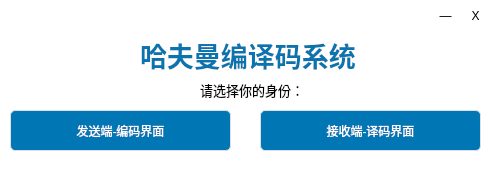
<?xml version="1.0" encoding="UTF-8"?>
<ui version="4.0">
 <class>mainwindow</class>
 <widget class="QWidget" name="mainwindow">
  <property name="geometry">
   <rect>
    <x>0</x>
    <y>0</y>
    <width>491</width>
    <height>171</height>
   </rect>
  </property>
  <property name="windowTitle">
   <string>mainwindow</string>
  </property>
  <widget class="QFrame" name="LoginMenu">
   <property name="geometry">
    <rect>
     <x>0</x>
     <y>0</y>
     <width>491</width>
     <height>171</height>
    </rect>
   </property>
   <property name="styleSheet">
    <string notr="true">background-color: rgb(255, 255, 255);</string>
   </property>
   <property name="frameShape">
    <enum>QFrame::NoFrame</enum>
   </property>
   <property name="frameShadow">
    <enum>QFrame::Raised</enum>
   </property>
   <widget class="QPushButton" name="Close_Button">
    <property name="geometry">
     <rect>
      <x>460</x>
      <y>0</y>
      <width>31</width>
      <height>31</height>
     </rect>
    </property>
    <property name="styleSheet">
     <string notr="true">QPushButton{
border-style:outset;
background-color: rgba(255, 255, 255, 0);
border-radius:0px
}

QPushButton:hover{ 
	background-color: rgb(255, 0, 0);
}
 
QPushButton:pressed{
	background-color: rgb(220,92,102);
}</string>
    </property>
    <property name="text">
     <string>X</string>
    </property>
   </widget>
   <widget class="QPushButton" name="Hide_Button">
    <property name="geometry">
     <rect>
      <x>430</x>
      <y>0</y>
      <width>31</width>
      <height>31</height>
     </rect>
    </property>
    <property name="styleSheet">
     <string notr="true">QPushButton{
border-style:outset;
background-color: rgba(255, 255, 255, 0);
border-radius:0px
}

QPushButton:hover{ 
	background-color: rgb(239, 231, 231);
}
 
QPushButton:pressed{
	background-color: rgb(243,234,234);
}</string>
    </property>
    <property name="text">
     <string>—</string>
    </property>
   </widget>
   <widget class="QPushButton" name="Sender_Button">
    <property name="geometry">
     <rect>
      <x>10</x>
      <y>110</y>
      <width>221</width>
      <height>41</height>
     </rect>
    </property>
    <property name="cursor">
     <cursorShape>OpenHandCursor</cursorShape>
    </property>
    <property name="styleSheet">
     <string notr="true">QPushButton {
    background-color: #0076b4;
    border: 1px solid #dcdfe6;
    padding: 10px;
    border-radius: 5px;
	color: rgb(255, 255, 255);
	font: 600 10pt &quot;Segoe UI Variable Text Semibold&quot;;
}

QPushButton:hover {
    background-color: #ecf5ff;
    color: #409eff;
}
</string>
    </property>
    <property name="text">
     <string>发送端-编码界面</string>
    </property>
   </widget>
   <widget class="QPushButton" name="Receiver_Button">
    <property name="geometry">
     <rect>
      <x>260</x>
      <y>110</y>
      <width>221</width>
      <height>41</height>
     </rect>
    </property>
    <property name="cursor">
     <cursorShape>OpenHandCursor</cursorShape>
    </property>
    <property name="styleSheet">
     <string notr="true">QPushButton {
    background-color: #0076b4;
    border: 1px solid #dcdfe6;
    padding: 10px;
    border-radius: 5px;
	color: rgb(255, 255, 255);
	font: 600 10pt &quot;Segoe UI Variable Text Semibold&quot;;
}

QPushButton:hover {
    background-color: #ecf5ff;
    color: #409eff;
}
</string>
    </property>
    <property name="text">
     <string>接收端-译码界面</string>
    </property>
   </widget>
   <widget class="QLabel" name="Welcome_Label_3">
    <property name="geometry">
     <rect>
      <x>140</x>
      <y>30</y>
      <width>231</width>
      <height>51</height>
     </rect>
    </property>
    <property name="text">
     <string>&lt;html&gt;&lt;head/&gt;&lt;body&gt;&lt;p&gt;&lt;span style=&quot; font-size:20pt; font-weight:700; color:#0974ae;&quot;&gt;哈夫曼编译码系统&lt;/span&gt;&lt;/p&gt;&lt;/body&gt;&lt;/html&gt;</string>
    </property>
   </widget>
   <widget class="QLabel" name="label">
    <property name="geometry">
     <rect>
      <x>200</x>
      <y>80</y>
      <width>121</width>
      <height>20</height>
     </rect>
    </property>
    <property name="text">
     <string>&lt;html&gt;&lt;head/&gt;&lt;body&gt;&lt;p&gt;&lt;span style=&quot; font-size:10pt;&quot;&gt;请选择你的身份：&lt;/span&gt;&lt;/p&gt;&lt;/body&gt;&lt;/html&gt;</string>
    </property>
   </widget>
  </widget>
 </widget>
 <resources/>
 <connections>
  <connection>
   <sender>Hide_Button</sender>
   <signal>clicked()</signal>
   <receiver>mainwindow</receiver>
   <slot>on_Hide_Button_clicked()</slot>
   <hints>
    <hint type="sourcelabel">
     <x>439</x>
     <y>18</y>
    </hint>
    <hint type="destinationlabel">
     <x>527</x>
     <y>46</y>
    </hint>
   </hints>
  </connection>
  <connection>
   <sender>Close_Button</sender>
   <signal>clicked()</signal>
   <receiver>mainwindow</receiver>
   <slot>on_Close_Button_clicked()</slot>
   <hints>
    <hint type="sourcelabel">
     <x>478</x>
     <y>18</y>
    </hint>
    <hint type="destinationlabel">
     <x>551</x>
     <y>33</y>
    </hint>
   </hints>
  </connection>
  <connection>
   <sender>Sender_Button</sender>
   <signal>clicked()</signal>
   <receiver>mainwindow</receiver>
   <slot>on_Sender_Button_clicked()</slot>
   <hints>
    <hint type="sourcelabel">
     <x>148</x>
     <y>132</y>
    </hint>
    <hint type="destinationlabel">
     <x>540</x>
     <y>174</y>
    </hint>
   </hints>
  </connection>
  <connection>
   <sender>Receiver_Button</sender>
   <signal>clicked()</signal>
   <receiver>mainwindow</receiver>
   <slot>on_Receiver_Button_clicked()</slot>
   <hints>
    <hint type="sourcelabel">
     <x>378</x>
     <y>137</y>
    </hint>
    <hint type="destinationlabel">
     <x>553</x>
     <y>165</y>
    </hint>
   </hints>
  </connection>
 </connections>
 <slots>
  <slot>on_Close_Button_clicked()</slot>
  <slot>on_Hide_Button_clicked()</slot>
  <slot>on_Sender_Button_clicked()</slot>
  <slot>on_Receiver_Button_clicked()</slot>
 </slots>
</ui>
